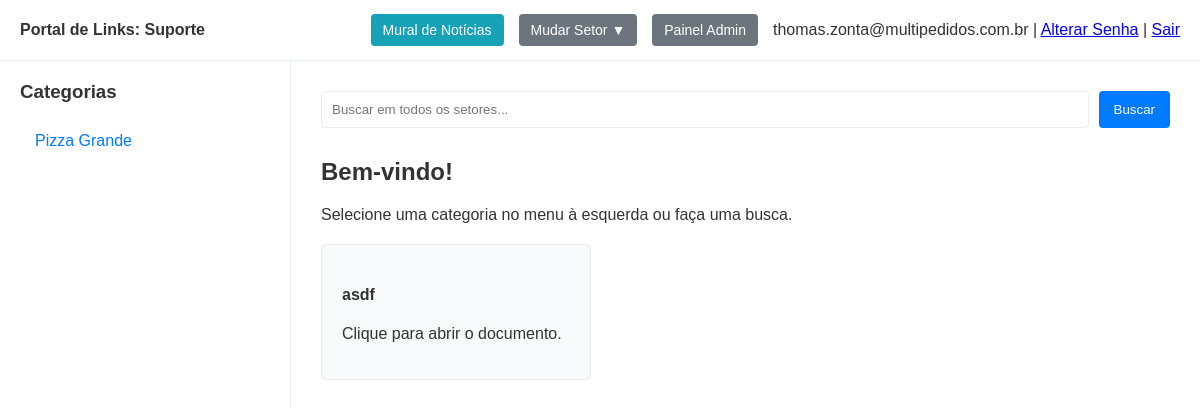
/setor/Suporte (signed in), run on an earlier commit of the app's database.
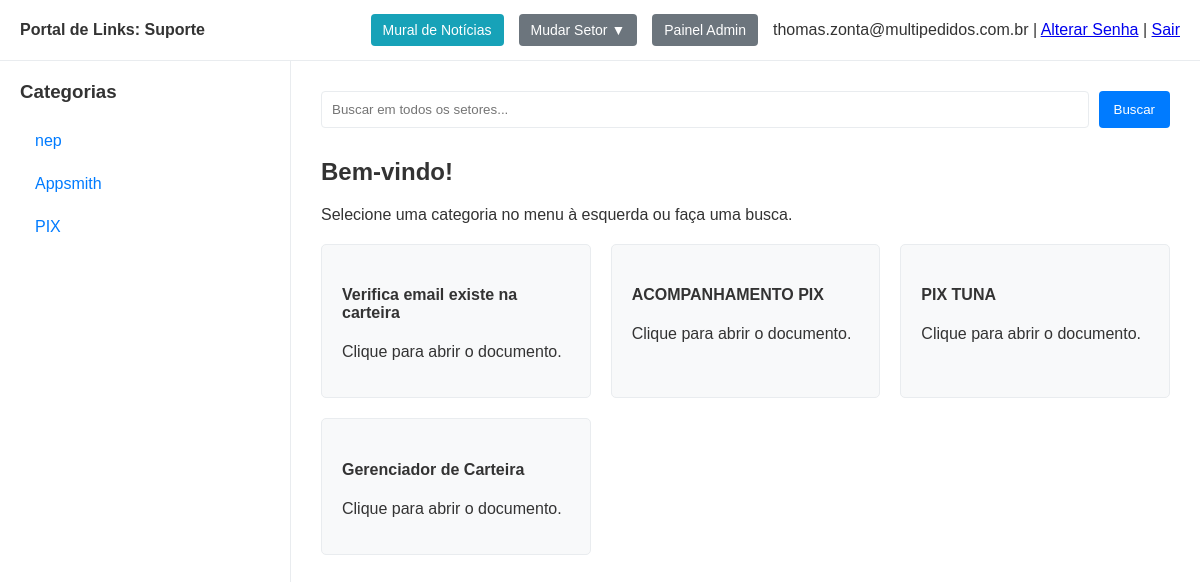
And on a later commit of the database.
### app.py (models this page shows, shortened)
class Sector(db.Model):
    id = db.Column(db.Integer, primary_key=True)
    name = db.Column(db.String(100), unique=True, nullable=False)
    order_index = db.Column(db.Integer, nullable=False, default=0) # <-- Adicionar
    subcategories = db.relationship('Subcategory', back_populates='sector', lazy=True, cascade="all, delete-orphan")
    users = db.relationship('User', secondary=user_sectors_association, lazy='subquery',
                            back_populates='sectors')
    posts = db.relationship('Post', secondary=post_sectors_association, lazy='dynamic',
                            back_populates='sectors')

class User(db.Model, UserMixin):
    id = db.Column(db.Integer, primary_key=True)
    email = db.Column(db.String(120), unique=True, nullable=False)
    password_hash = db.Column(db.String(60), nullable=False)
    is_admin = db.Column(db.Boolean, nullable=False, default=False)
    sectors = db.relationship('Sector', secondary=user_sectors_association, lazy='subquery',
                              back_populates='users')
    posts = db.relationship('Post', back_populates='author', lazy=True)

class Subcategory(db.Model):
    id = db.Column(db.Integer, primary_key=True)
    name = db.Column(db.String(100), nullable=False)
    order_index = db.Column(db.Integer, nullable=False, default=0) # <-- Adicionar
    sector_id = db.Column(db.Integer, db.ForeignKey('sector.id'), nullable=False)
    sector = db.relationship('Sector', back_populates='subcategories')
    links = db.relationship('Link', back_populates='subcategory', lazy=True, cascade="all, delete-orphan")

class Link(db.Model):
    id = db.Column(db.Integer, primary_key=True)
    name = db.Column(db.String(200), nullable=False)
    url = db.Column(db.String(500), nullable=False)
    order_index = db.Column(db.Integer, nullable=False, default=0)
    subcategory_id = db.Column(db.Integer, db.ForeignKey('subcategory.id'), nullable=False)
    subcategory = db.relationship('Subcategory', back_populates='links')

### app.py (the view)
@app.route('/setor/<sector_name>')
@login_required
def view_sector_dashboard(sector_name):
    sectors_for_dropdown = Sector.query.all() if current_user.is_admin else current_user.sectors
    current_sector = Sector.query.filter_by(name=sector_name).first_or_404()
    if not current_user.is_admin and current_sector not in current_user.sectors:
        flash('Você não tem permissão para acessar este setor.', 'danger')
        return redirect(url_for('dashboard'))
    subcategories_for_sidebar = Subcategory.query.filter_by(sector_id=current_sector.id).order_by(Subcategory.order_index).all()
    active_subcategory_name = request.args.get('view', None)
    search_term = request.args.get('search', None)
    links_to_show = []
    query = db.session.query(Link).join(Subcategory).filter(Subcategory.sector_id == current_sector.id)
    if search_term:
        active_subcategory_name = None
        links_to_show = query.filter(Link.name.ilike(f'%{search_term}%')).order_by(Link.order_index).all()
    elif active_subcategory_name:
        links_to_show = query.filter(Subcategory.name == active_subcategory_name).order_by(Link.order_index).all()
    else:
        links_to_show = query.order_by(Link.order_index).all()
    return render_template('dashboard.html',
                           sectors_for_dropdown=sectors_for_dropdown,
                           current_sector=current_sector,
                           subcategories=subcategories_for_sidebar,
                           active_subcategory_name=active_subcategory_name,
                           links_to_show=links_to_show,
                           search_term=search_term)

### app.py (called while the page is built)
@login_manager.user_loader
def load_user(user_id):
    return db.session.get(User, int(user_id))

### templates/dashboard.html (shortened to what this page needs)
<!DOCTYPE html>
<html lang="pt-br">
<head>
</head>
<body>
    <header class="header">
        <div class="header-left">
            Portal de Links: <strong>{{ current_sector.name }}</strong>
        </div>
        <div class="header-right">
            <a href="{{ url_for('view_sector_home', sector_name=current_sector.name) }}" class="admin-button" style="background-color: #17a2b8;">Mural de Notícias</a>
            {% if current_user.is_admin or current_user.sectors|length > 1 %}
            <div class="sector-dropdown">
                <button>Mudar Setor ▼</button>
            </div>
            {% endif %}
            {% if current_user.is_admin %}
                <a href="{{ url_for('admin.index') }}" class="admin-button">Painel Admin</a>
                {% endif %}
            <div class="user-info">
                {{ current_user.email }} |
                <a href="{{ url_for('change_password') }}">Alterar Senha</a> |
                <a href="{{ url_for('logout') }}">Sair</a>
            </div>
        </div>
    </header>
    <div class="page-container">
        <aside class="sidebar">
            <h3>Categorias</h3>
            <ul>
                {% for subcategory in subcategories %}
                    <li>
                        <a href="{{ url_for('view_sector_dashboard', sector_name=current_sector.name, view=subcategory.name) }}"
                           class="{{ 'active' if subcategory.name == active_subcategory_name else '' }}">
                            {{ subcategory.name }}
                        </a>
                    </li>
                {% endfor %}
            </ul>
        </aside>
        <main class="main-content">
            <form method="GET" action="{{ url_for('view_sector_dashboard', sector_name=current_sector.name) }}" class="search-form">
                <input type="search" name="search" placeholder="Buscar em {{ 'todos os setores' if current_user.is_admin else 'seus setores' }}..." value="{{ search_term or '' }}">
                <button type="submit">Buscar</button>
            </form>
            {% if search_term %}
                <h2>Resultados da busca por: "{{ search_term }}"</h2>
            {% elif active_subcategory_name %}
                <h2>{{ active_subcategory_name }}</h2>
            {% else %}
                <h2>Bem-vindo!</h2>
                <p>Selecione uma categoria no menu à esquerda ou faça uma busca.</p>
            {% endif %}
            {% if links_to_show %}
                <div class="link-grid">
                    {% for link in links_to_show %}
                        <a href="{{ link.url }}" target="_blank" class="link-card">
                            <h4>{{ link.name }}</h4>
                            <p>Clique para abrir o documento.</p>
                        </a>
                    {% endfor %}
                </div>
            {% elif search_term %}
                <p>Nenhum link encontrado com o termo buscado.</p>
            {% endif %}
        </main>
    </div>
</body>
</html>

### templates/dashboard.html (style rules this page uses)
:root { --bg-color: #f4f4f9; --sidebar-bg: #ffffff; --header-bg: #ffffff; --main-content-bg: #ffffff; --text-color: #333; --link-color: #007bff; --active-link-bg: #007bff; --active-link-text: #ffffff; --border-color: #e9ecef; }
body { font-family: sans-serif; background-color: var(--bg-color); color: var(--text-color); margin: 0; display: flex; flex-direction: column; height: 100vh; }
.header { background-color: var(--header-bg); padding: 0 20px; border-bottom: 1px solid var(--border-color); display: flex; justify-content: space-between; align-items: center; height: 60px; flex-shrink: 0; }
.header-left { font-weight: bold; }
.header-right { display: flex; align-items: center; gap: 15px; }
.sector-dropdown { position: relative; display: inline-block; }
.sector-dropdown button, .admin-button { background-color: #6c757d; color: white; padding: 8px 12px; border: none; border-radius: 4px; cursor: pointer; text-decoration: none; font-size: 14px; }
.page-container { display: flex; flex-grow: 1; overflow: hidden; }
.sidebar { background-color: var(--sidebar-bg); width: 250px; padding: 20px; border-right: 1px solid var(--border-color); flex-shrink: 0; overflow-y: auto; }
.sidebar h3 { margin-top: 0; }
.sidebar ul { list-style: none; padding: 0; }
.sidebar ul li a { display: block; padding: 10px 15px; text-decoration: none; color: var(--link-color); border-radius: 4px; margin-bottom: 5px; }
.main-content { background-color: var(--main-content-bg); padding: 30px; flex-grow: 1; overflow-y: auto; }
.link-grid { display: grid; grid-template-columns: repeat(auto-fill, minmax(250px, 1fr)); gap: 20px; margin-top: 20px; }
.link-card { display: block; padding: 20px; background-color: #f8f9fa; border: 1px solid var(--border-color); border-radius: 5px; text-decoration: none; color: var(--text-color); transition: transform 0.2s, box-shadow 0.2s; }
.search-form { display: flex; gap: 10px; margin-bottom: 30px; }
.search-form input { flex-grow: 1; padding: 10px; border: 1px solid var(--border-color); border-radius: 4px; }
.search-form button { padding: 10px 15px; border: none; background-color: var(--link-color); color: white; border-radius: 4px; cursor: pointer; }

What changed in the data, as far as the page shows it:
removed Subcategory: name "Pizza Grande"
removed Link: name "asdf"
added Subcategory: name "nep"
added Subcategory: name "Appsmith"
added Subcategory: name "PIX"
added Link: name "Verifica email existe na carteira"
added Link: name "ACOMPANHAMENTO PIX"
added Link: name "PIX TUNA"
added Link: name "Gerenciador de Carteira"
